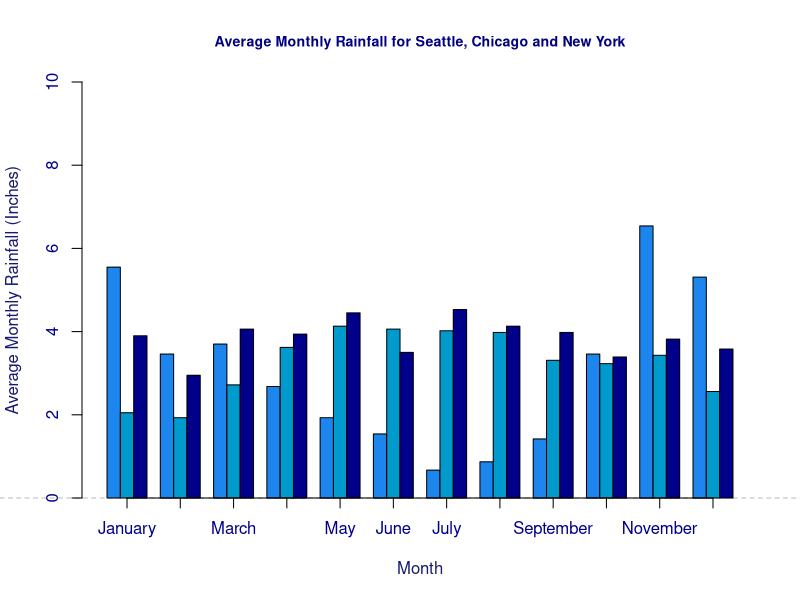

This chart was generated by the following R code: (Note: this script raises an error after producing the figure.)
#tracklist bargraph

require("RColorBrewer")
wd <- matrix(
  c(
    5.55, 2.05, 3.90, 
    3.46, 1.93, 2.95, 
    3.70, 2.72, 4.06,
    2.68, 3.62, 3.94,
    1.93, 4.13, 4.45,
    1.54, 4.06, 3.50,
    0.67, 4.02, 4.53,
    0.87, 3.98, 4.13,
    1.42, 3.31, 3.98,
    3.46, 3.23, 3.39,
    6.54, 3.43, 3.82,
    5.31, 2.56, 3.58
  ),
  nrow = 3,
  ncol = 12
)
wd
colnames(wd) <- month.name[c(1:12)]
colnames(wd)
rownames(wd) <- c("Seattle", "Chicago", "New York")

#par(mar = c(5, 4, 1.5, 0.5), ps = 12, cex = 1, cex.main = 2, las = 1)

barplot(
  wd,
  beside = TRUE,
  ylim = c(0,10),
  xlab = "Month",
  axes = TRUE,
  axis.lty = 1,
  ylab = "Average Monthly Rainfall (Inches)",
  col = c("dodgerblue2", "deepskyblue3", "darkblue"),
  main = "Average Monthly Rainfall for Seattle, Chicago and New York",
  col.axis = "blue4",
  col.main = "navy",
  col.lab = "midnightblue",
  cex.lab = 1,
  cex.main = 0.85,
  panel.first = abline(
    h = seq.int(0, 8, 2),
    col = "grey",
    lty = 2
  )
)

legend(locator(1), c("Seattle", "Chicago",
                     "New York"),
       col = c("dodgerblue2", "deepskyblue3", "darkblue"),
       pch = 16,
       bty = "n"
)

box()
grid()
